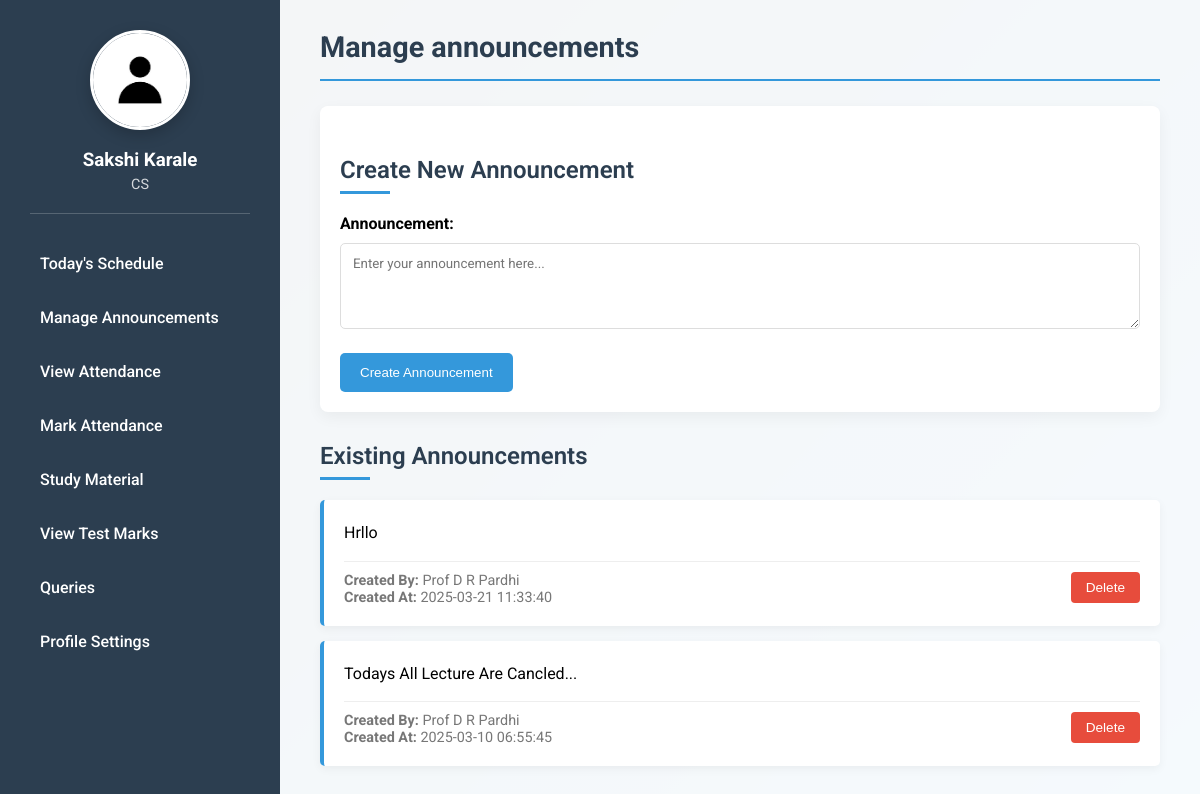
The page /cr_dashboard.php?feature=manage_announcements (signed in) on the database its author committed.
### tables this page shows
CREATE TABLE `announcements` (
  `id` int(11) NOT NULL,
  `announcement` text DEFAULT NULL,
  `created_by` varchar(50) DEFAULT NULL,
  `created_at` timestamp NOT NULL DEFAULT current_timestamp()
);

### features/manage_announcements.php (the view, shortened to what this page needs)
<?php
$servername = "localhost:3308";
$username = "root";
$password = "";
$dbname = "college_web_app";
?>
<div class="announcement-form">
    <h2 class="section-title">Create New Announcement</h2>
    <form method="POST">
        <label for="announcement-text"><strong>Announcement:</strong></label><br>
        <textarea id="announcement-text" name="announcement" rows="4" required placeholder="Enter your announcement here..."></textarea><br>
        <button type="submit">Create Announcement</button>
    </form>
</div>
<h2 class="section-title">Existing Announcements</h2>
<?php
$conn = new mysqli($servername, $username, $password, $dbname);
$sql = "SELECT id, announcement, created_by, created_at FROM announcements ORDER BY created_at DESC";
$result = $conn->query($sql);
if ($result->num_rows > 0):
    echo "<ul class='announcements-list'>";
    while ($row = $result->fetch_assoc()):
        echo "<li>";
        echo "<div class='announcement-content'>" . nl2br(htmlspecialchars($row['announcement'])) . "</div>";
        echo "<div class='announcement-meta'>";
        echo "<div>";
        echo "<strong>Created By:</strong> " . htmlspecialchars($row['created_by']) . "<br>";
        echo "<strong>Created At:</strong> " . htmlspecialchars($row['created_at']);
        echo "</div>";
        echo "<form method='POST'>";
        echo "<button type='submit' class='delete-btn'>Delete</button>";
        echo "</form>";
        echo "</div>";
        echo "</li>";
    endwhile;
    echo "</ul>";
else:
    echo "<div class='empty-state'><p>No announcements available. Create one to get started!</p></div>";
endif;
?>

### cr_dashboard.php (style rules this page uses)
:root { --primary-color: #2c3e50; --secondary-color: #e74c3c; --accent-color: #3498db; --text-color: #333; --bg-color: #f5f6fa; }
* { margin: 0; padding: 0; box-sizing: border-box; }
body { font-family: 'Roboto', sans-serif; background: linear-gradient(135deg, #2c3e50 0%, #3498db 100%); min-height: 100vh; }

### features/manage_announcements.php (style rules this page uses)
.announcement-form { background-color: white; border-radius: 8px; padding: 20px; margin-bottom: 30px; box-shadow: 0 5px 15px rgba(0, 0, 0, 0.05); }
.announcement-form textarea { width: 100%; padding: 12px; border-radius: 5px; border: 1px solid #ddd; font-family: 'Roboto', sans-serif; margin: 10px 0 20px; resize: vertical; transition: border 0.3s ease; }
.announcement-form button { background-color: var(--accent-color); color: white; border: none; padding: 12px 20px; border-radius: 5px; cursor: pointer; font-weight: 500; transition: all 0.3s ease; }
.announcements-list { list-style-type: none; padding: 0; }
.announcements-list li { background-color: white; border-left: 4px solid var(--accent-color); border-radius: 5px; padding: 20px; margin-bottom: 15px; box-shadow: 0 3px 10px rgba(0, 0, 0, 0.05); position: relative; }
.announcement-meta { display: flex; justify-content: space-between; margin-top: 10px; padding-top: 10px; border-top: 1px solid #eee; font-size: 0.9rem; color: #777; }
.announcement-content { margin-bottom: 15px; line-height: 1.6; }
.delete-btn { background-color: var(--secondary-color); color: white; border: none; padding: 8px 15px; border-radius: 4px; cursor: pointer; font-size: 0.85rem; transition: all 0.3s ease; }
.section-title { color: var(--primary-color); margin: 30px 0 20px; font-weight: 600; position: relative; padding-bottom: 10px; }
.section-title::after { content: ''; position: absolute; bottom: 0; left: 0; width: 50px; height: 3px; background-color: var(--accent-color); }

### rows shown on the page
announcements: announcement "Hrllo", created_by "Prof D R Pardhi", created_at "2025-03-21 11:33:40"
announcements: announcement "Todays All Lecture Are Cancled...", created_by "Prof D R Pardhi", created_at "2025-03-10 06:55:45"

### other values the page prints
$user['name'] "Sakshi Karale"
$user['dept'] "CS"
$title "Manage announcements"
